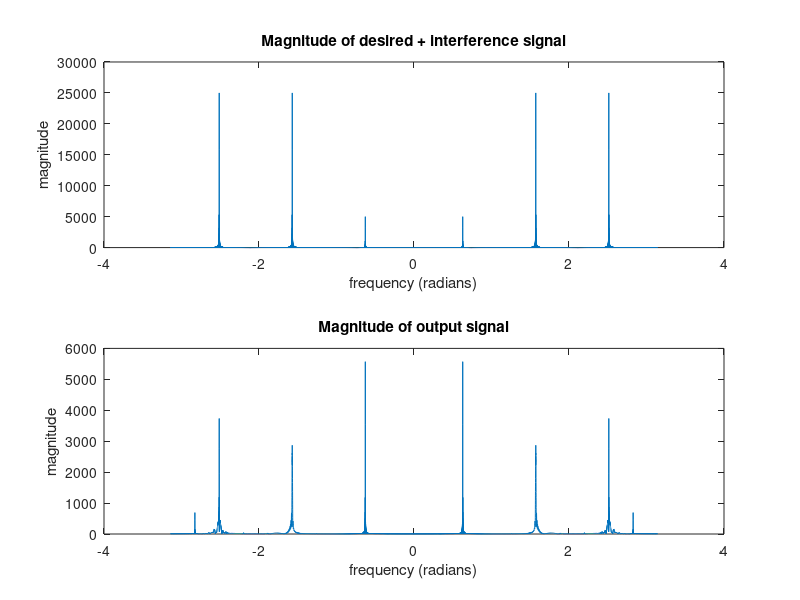
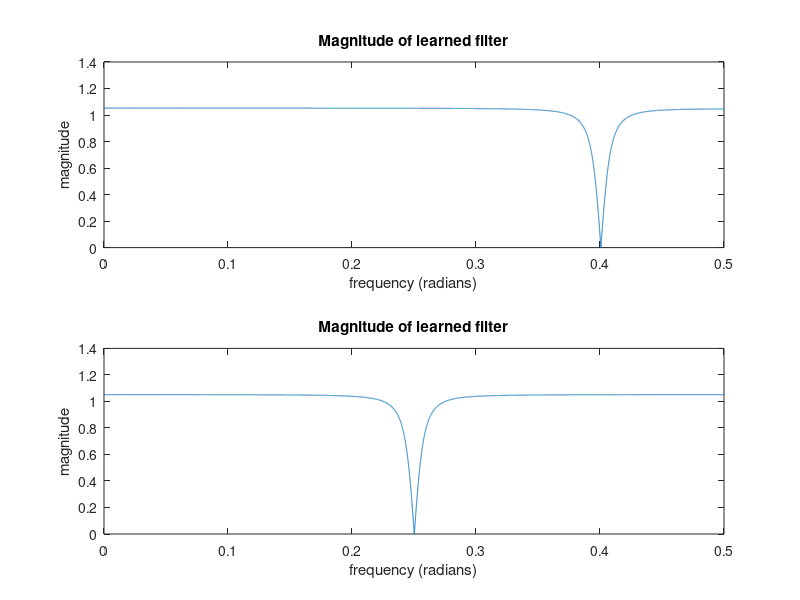

Recreate these plots in MATLAB, in order.
%% Part 3
% cascaded adaptive notch filters

clc;clear;close all;

mu = .001; % learning rate
f_d = .1;  % desired frequency(s)
f_i = .25; % interference frequency 1
f_i2 = .4; % interference frequency 2
l = 10000; % length of signals
r = .95; % rejection bandwidth
a1 = 0; % a = -2cosf_i(w)
a2 = 0;

n = 1:l;
% generate desired signal (for now a simple sine wave)
x_d = sin(2*pi*f_d*n);

% generate interference signals (very low signal to interference ratio)
x_i = 5*sin(2*pi*f_i*n);
x_i2 = 5*sin(2*pi*f_i2*n);

% mix signals
x_n = x_d + x_i + x_i2;

%initialize output vector and intermediate 
y_n = zeros([1 length(x_n)]);
u_n = zeros([1 length(x_n)]);

% learn cascaded adaptive notch filter
for i = 3:length(x_n)
    
    % ----------- Notch 1 ----------------------
    % calculate intermediate sample
    e_n = x_n(i) + a1*x_n(i-1) + x_n(i-2);
    
    % calculate output sample
    u_n(i) = e_n - r*a1*u_n(i-1) - (r^2)*u_n(i-2);
    
    % update parameter a
    a1 = a1 - mu*u_n(i)*x_n(i-1);
    
    % reset a to 0 if outside -2 <= a <= 2 bound
    if (a1 <= -2)
        a1 = 0;
    end
    if (a1 >= 2)
        a1 = 0;
    end
    
    % ----------- Notch 2 ----------------------
      % calculate intermediate sample
    e_n = u_n(i) + a2*u_n(i-1) + u_n(i-2);
    
    % calculate output sample
    y_n(i) = e_n - r*a2*y_n(i-1) - (r^2)*y_n(i-2);
    
    % update parameter a
    a2 = a2 - mu*y_n(i)*u_n(i-1);
    
    % reset a to 0 if outside -2 <= a <= 2 bound
    if (a2 <= -2)
        a2 = 0;
    end
    if (a2 >= 2)
        a2 = 0;
    end
    
end

% plot frequency response of input signal
% w = linspace(-pi,pi,l*2);
% H = abs(fftshift(fft(x_d, l*2)));
% figure;
% plot(w,H)
% title('Magnitude of input signal');
% xlabel('frequency (radians)');
% ylabel('magnitude');

% plot frequency response of corrupted signal
w = linspace(-pi,pi,l*2);
H = abs(fftshift(fft(x_n, l*2)));
figure;
subplot(2,1,1)
plot(w,H)
title('Magnitude of desired + interference signal');
xlabel('frequency (radians)');
ylabel('magnitude');

% plot frequency response of output signal
w = linspace(-pi,pi,l*2);
H = abs(fftshift(fft(y_n, l*2)));
subplot(2,1,2)
plot(w,H)
title('Magnitude of output signal');
xlabel('frequency (radians)');
ylabel('magnitude');

% frequency response of learned filter ** normalized so freq appears 0 to
% .5
b = [1 a1 1];
aa = [1 r*a1 r*r];
[H,w] = freqz(b,aa,l*2);
figure;
subplot(2,1,1)
plot(w/(2*pi),abs(H))
title('Magnitude of learned filter');
xlabel('frequency (radians)');
ylabel('magnitude');

b = [1 a2 1];
aa = [1 r*a2 r*r];
[H,w] = freqz(b,aa,l*2);
subplot(2,1,2)
plot(w/(2*pi),abs(H))
title('Magnitude of learned filter');
xlabel('frequency (radians)');
ylabel('magnitude');
